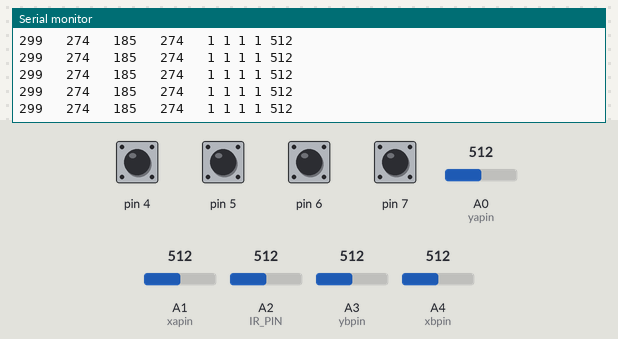
This sketch was run on a simulated Arduino Uno, built with avr-gcc and run on an emulated ATmega328P. Parts: the last lines printed to the serial monitor. Inputs (shaded band) come from the test bench; at power-on: pin 4–7 HIGH, A0 (yapin) = 512, A1 (xapin) = 512, A2 (IR_PIN) = 512, A3 (ybpin) = 512, A4 (xbpin) = 512.

Above: at 1.2 s.
1.3 s: A0 (yapin) set to 433
At 1.48 s:
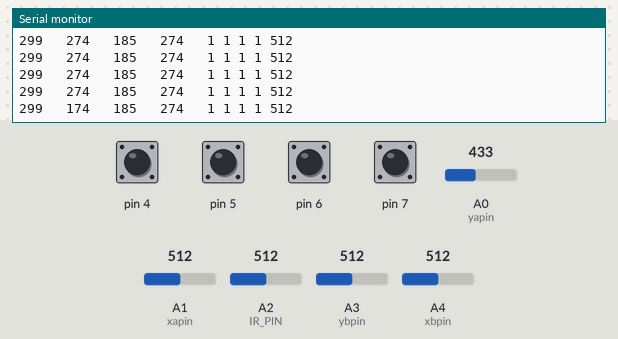
2.8 s: A1 (xapin) set to 433
At 3.0 s:
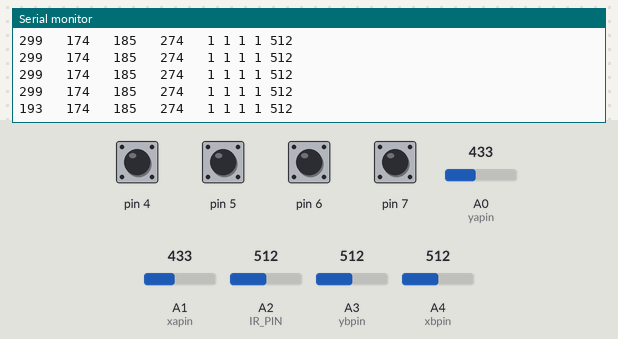
4.3 s: A2 (IR_PIN) set to 433
At 4.51 s:
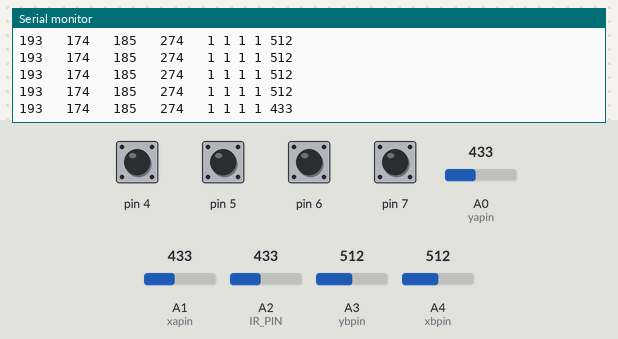
5.8 s: A3 (ybpin) set to 433
At 6.02 s:
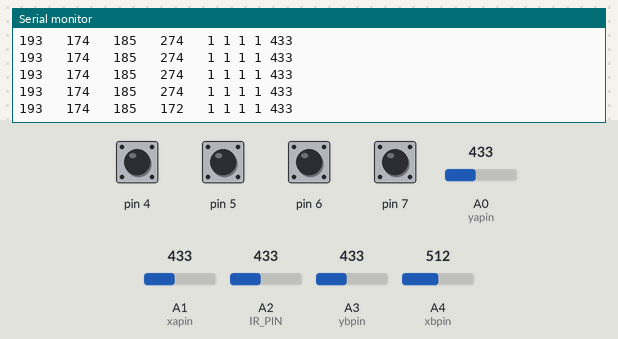
7.3 s: A4 (xbpin) set to 433
At 7.53 s:
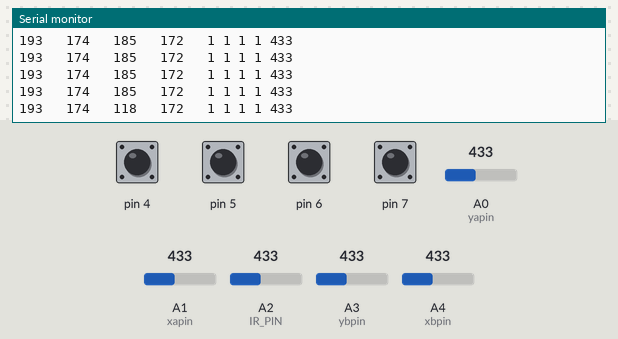
8.8 s: pin 4 pulled LOW for 0.3 s
At 9.04 s:
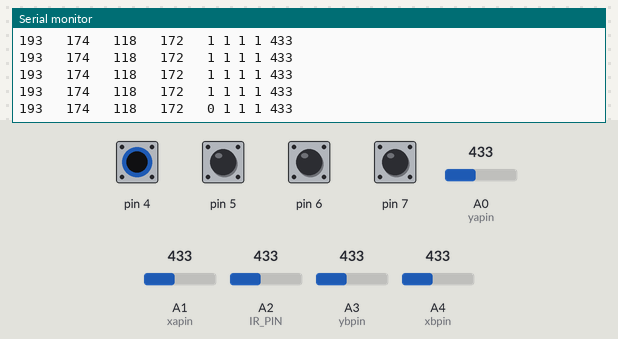

Measured:
- after the input at 1.3 s, the serial monitor: prints a new line at once (image 1)
- after the input at 2.8 s, the serial monitor: prints a new line at once (image 2)
- after the input at 4.3 s, the serial monitor: prints a new line at once (image 3)
- after the input at 5.8 s, the serial monitor: prints a new line at once (image 4)
- after the input at 7.3 s, the serial monitor: prints a new line after 0.05 s (image 5)
- after the input at 8.8 s, the serial monitor: prints a new line after 0.06 s (image 6)

The sketch:

read_sensors_and_print.ino.ino
```cpp
/**
 * Lee los datos de los siguientes sensores:
 * - 2x acelerometros ADXL3xx de 2 ejes conectados a
 *    A1 (x1) y A0 (y1) ( brazo )
 *    A4 (x2) y A3 (y2) ( abdomen )
 * - SHARP ID conectado a A2
 * - 4 Switches conectados a D4, D5, D6, y D7
 *
 * Calibrando se obtienen los siguientes valores min y max:

xa_min = 288   ya_min = 294
xa_max = 383   ya_max = 395
xb_min = 293   yb_min = 300
xb_max = 443   yb_max = 398

IR:
60 -- 40cm
160 -- 20cm
350 -- 5 cm
600 -- 0cm
 */


#define TAU 250 // tiempo de bulce en ms

//Acelerometro2Axis
const int xapin = A1;
const int yapin = A0;
const int xbpin = A4;
const int ybpin = A3;

int xa = 0, ya = 0;
int xb = 0, yb = 0;

int xa_min = 288, ya_min = 294;
int xa_max = 383, ya_max = 395;
int xb_min = 293, yb_min = 300;
int xb_max = 443, yb_max = 398;

//IR
const int IR_PIN = A2;
int IR = 0;

//Switches
#define RESET_PIN 3
int S1 = 0, S2 = 0, S3 = 0, S4 = 0;

/*******************************************/

void setup() {
  Serial.begin(9600);
  Serial.println( "Lectura de datos en el siguiente formato" );
  Serial.println( "x1 y1 x1 y1 S1 S2 S3 S4 IR" );

 //Switches
 //configure pin2 as an input and enable the internal pull-up resistor
  pinMode( 4, INPUT_PULLUP );
  pinMode( 5, INPUT_PULLUP );
  pinMode( 6, INPUT_PULLUP );
  pinMode( 7, INPUT_PULLUP );
  pinMode( RESET_PIN, OUTPUT );

 //IR
 pinMode( IR_PIN, INPUT);

 //callibrate();
}

/*******************************************/

void loop() {
  read_acc_a();
  read_acc_b();
  read_switches();
  IR = analogRead( IR_PIN );
  normalize();
  print_sensor_values();
  delay( TAU );
}

/*******************************************/

void normalize() {
  xa = map( xa, xa_min, xa_max, 0, 127 );
  ya = map( ya, ya_min, ya_max, 0, 127 );

  xb = map( xb, xb_min, xb_max, 0, 127 );
  yb = map( yb, yb_min, yb_max, 0, 127 );
}

void callibrate() {
  xa_max = -1024; xb_max = -1024;
  ya_max = -1024; yb_max = -1024;
  xa_min = 1024;  xb_min = 1024;
  ya_min = 1024;  yb_min = 1024;

  int tau = 1;
  Serial.println( "Callibrating..." );

  for ( int i = 0; i < 400 / tau; i++ ) {
    read_acc_mean_value( 10 );
    if ( xa_max < xa ) xa_max = xa;
    if ( ya_max < ya ) ya_max = ya;

    if ( xa_min > xa ) xa_min = xa;
    if ( ya_min > ya ) ya_min = ya;

    if ( xb_max < xb ) xb_max = xb;
    if ( yb_max < yb ) yb_max = yb;

    if ( xb_min > xb ) xb_min = xb;
    if ( yb_min > yb ) yb_min = yb;

    print_sensor_limits_values();

    delay( tau );
  }
  Serial.println( "Callibration END:" );
  Serial.println( "***********************************" );
  Serial.print( "xa_min = " ); Serial.print( xa_min ); Serial.print( "   ya_min = " ); Serial.println(ya_min);
  Serial.print( "xa_max = " ); Serial.print( xa_max ); Serial.print( "   ya_max = " ); Serial.println(ya_max);
  Serial.print( "xb_min = " ); Serial.print( xb_min ); Serial.print( "   yb_min = " ); Serial.println(yb_min);
  Serial.print( "xb_max = " ); Serial.print( xb_max ); Serial.print( "   yb_max = " ); Serial.println(yb_max);
}
void read_acc_mean_value( int sample_size ) {
  long xa_mean = 0, ya_mean = 0;
  long xb_mean = 0, yb_mean = 0;
  read_acc_a();
  read_acc_b();
  delay(1);
  for (int i = 0; i < sample_size; i++) {
    xa_mean += xa;
    ya_mean += ya;
    read_acc_a();
    xb_mean += xb;
    yb_mean += yb;
    read_acc_b();
  }

  xa = xa_mean / sample_size;
  ya = ya_mean / sample_size;
  xb = xb_mean / sample_size;
  yb = yb_mean / sample_size;
}


void read_switches() {
  //Switches
  //read the pushbutton value into a variable
  S1 = digitalRead( 4 );
  S2 = digitalRead( 5 );
  S3 = digitalRead( 6 );
  S4 = digitalRead( 7 );

  reset_switches();
}

void read_acc_a() {
  //Acelerometro 2Axis
  xa = analogRead( xapin );
  ya = analogRead( yapin );

}

void read_acc_b() {
  //Acelerometro 2Axis
  xb = analogRead( xbpin );
  yb = analogRead( ybpin );

}

void reset_switches() {
  if (S1 == HIGH) {
    digitalWrite( RESET_PIN, LOW);
  } else {
    digitalWrite( RESET_PIN, HIGH);
  }
  if (S2 == HIGH) {
    digitalWrite( RESET_PIN, LOW);
  } else {
    digitalWrite( RESET_PIN, HIGH);
  }
  if (S3 == HIGH) {
    digitalWrite( RESET_PIN, LOW);
  } else {
    digitalWrite( RESET_PIN, HIGH);
  }
  if (S4 == HIGH) {
    digitalWrite( RESET_PIN, LOW);
  } else {
    digitalWrite( RESET_PIN, HIGH);
  }
}

void print_sensor_values() {
//  Serial.println( "xa   ya   xb   yb   S1 S2 S3 S4   IR" );
  Serial.print( xa );  Serial.print( "   " );
  Serial.print( ya );  Serial.print( "   " );
  Serial.print( xb );  Serial.print( "   " );
  Serial.print( yb );  Serial.print( "   " );
  Serial.print( S1 ); Serial.print( " " );
  Serial.print( S2 ); Serial.print( " " );
  Serial.print( S3 ); Serial.print( " " );
  Serial.print( S4 ); Serial.print( " " );
  Serial.println( IR );
}

void print_sensor_limits_values() {
//  Serial.println( "xa  xa_min xa_max ya  ya_min ya_max xb  xb_min xb_max yb  yb_min yb_max" );
  Serial.print( xa );  Serial.print( "   " );
  Serial.print( xa_min );  Serial.print( "   " );
  Serial.print( xa_max );  Serial.print( "   " );
  Serial.print( ya );  Serial.print( "   " );
  Serial.print( ya_min );  Serial.print( "   " );
  Serial.print( ya_max );  Serial.print( "   " );

  Serial.print( xb );  Serial.print( "   " );
  Serial.print( xb_min );  Serial.print( "   " );
  Serial.print( xb_max );  Serial.print( "   " );
  Serial.print( yb );  Serial.print( "   " );
  Serial.print( yb_min );  Serial.print( "   " );
  Serial.print( yb_max );  Serial.print( "   " );
  Serial.println();
}
```
